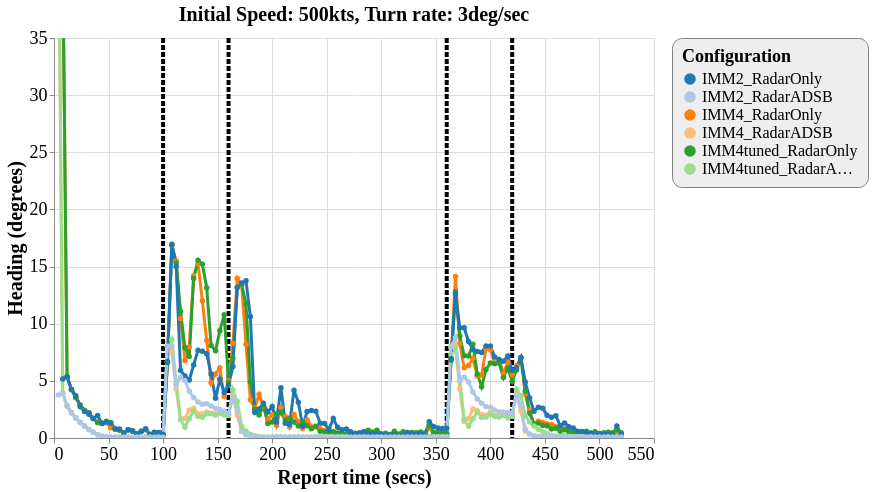

The specification (Vega-Lite) saved for this image:
### Vega-Lite specification from a JSON file in a GitHub repository (floating-point values rounded to 4 significant figures; data arrays with more than 128 entries replaced by an {"elided": "..."} marker saying what was removed)
{"config": {"view": {"continuousWidth": 600, "continuousHeight": 400}, "axisX": {"labelFontSize": 18, "titleFontSize": 20}, "axisY": {"labelFontSize": 18, "titleFontSize": 20}, "font": "Times New Roman", "legend": {"cornerRadius": 10, "fillColor": "#EEEEEE", "labelFontSize": 16, "padding": 10, "strokeColor": "gray", "titleFontSize": 18}, "title": {"fontSize": 20}}, "layer": [{"data": {"name": "data-9377e1aceba942f4cba5f2d07315856c"}, "mark": {"type": "rule", "strokeDash": [5, 2], "strokeWidth": 4}, "encoding": {"color": {"type": "nominal", "field": "color", "scale": null}, "x": {"type": "quantitative", "field": "tt"}}}, {"data": {"name": "data-d1f6c4398a21816cdd3a8d158698f8a1"}, "mark": {"type": "line", "point": true, "strokeWidth": 3}, "encoding": {"color": {"type": "ordinal", "field": "config", "scale": {"scheme": "category20"}, "sort": ["IMM2_RadarOnly", "IMM2_RadarADSB", "IMM4_RadarOnly", "IMM4_RadarADSB", "IMM4tuned_RadarOnly", "IMM4tuned_RadarADSB"], "title": "Configuration"}, "x": {"type": "quantitative", "field": "time", "title": "Report time (secs)"}, "y": {"type": "quantitative", "field": "rmse_hdg", "scale": {"domain": [0, 35], "zero": false}, "title": "Heading (degrees)"}}, "selection": {"selector125": {"type": "interval", "bind": "scales", "encodings": ["x", "y"]}}, "title": "Initial Speed: 500kts, Turn rate: 3deg/sec"}], "$schema": "https://vega.github.io/schema/vega-lite/v4.8.1.json", "datasets": {"data-9377e1aceba942f4cba5f2d07315856c": [{"tt": 100, "color": "black"}, {"tt": 160, "color": "black"}, {"tt": 360, "color": "black"}, {"tt": 420, "color": "black"}], "data-d1f6c4398a21816cdd3a8d158698f8a1": {"elided": "779 records"}}}
